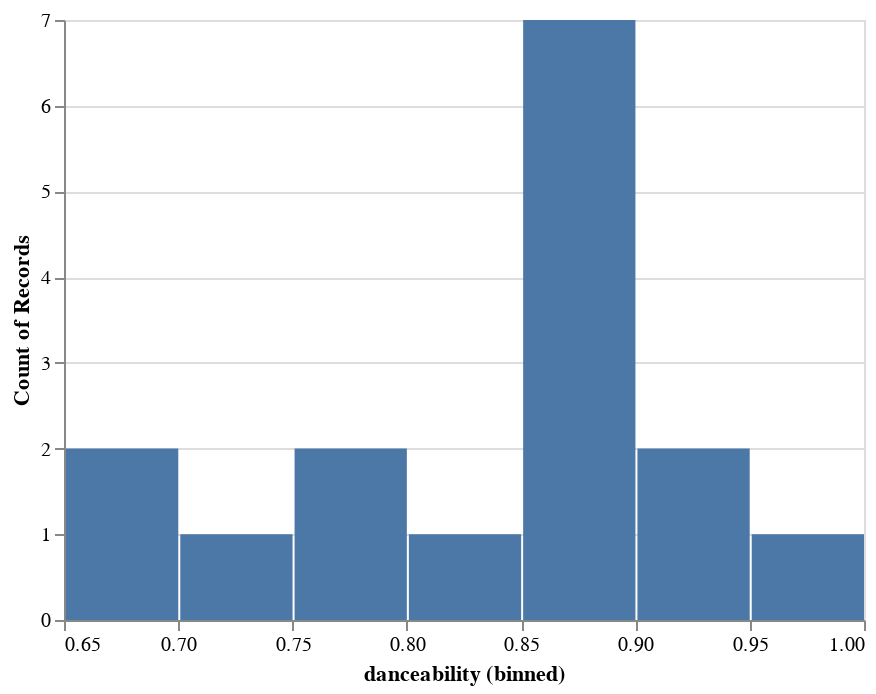

The notebook cell this image was saved under:
### Markdown cell above
Alternatively, we can use **Altair's built-in bin method** of the Chart object to produce more standard binning. This is typically useful when creating a Histogram.

You can learn more about binning and histograms in Altair [here](https://altair-viz.github.io/gallery/simple_histogram.html).

Here's an example:

### Code cell
alt.Chart(feature_based_tracks).mark_bar().encode(
    alt.X("danceability", bin=True),
    y='count()',
)

### Figure 1 — Vega-Lite specification as saved in the notebook (floating-point values rounded to 4 significant figures)
{"config": {"view": {"continuousWidth": 400, "continuousHeight": 300}}, "data": {"name": "data-5c818dcb123d087eff969d9307d2dc6d"}, "mark": "bar", "encoding": {"x": {"type": "quantitative", "bin": true, "field": "danceability"}, "y": {"type": "quantitative", "aggregate": "count"}}, "$schema": "https://vega.github.io/schema/vega-lite/v4.8.1.json", "datasets": {"data-5c818dcb123d087eff969d9307d2dc6d": [{"artist": "Shaggy", "album": "Boombastic", "track_name": "Boombastic", "track_id": "4fxF8ljwryMZX5c9EKrLFE", "danceability": 0.867, "energy": 0.538, "key": 2, "loudness": -16.18, "mode": 1, "speechiness": 0.361, "instrumentalness": 1.75e-05, "liveness": 0.316, "valence": 0.781, "tempo": 158.3, "duration_ms": 249933, "time_signature": 4, "dance_tune": true, "energy_tune": false}, {"artist": "Ini Kamoze", "album": "Here Comes The Hotstepper", "track_name": "Here Comes the Hotstepper - Heartical Mix", "track_id": "3QRM0qZB7oMYavveH0iEqx", "danceability": 0.889, "energy": 0.454, "key": 4, "loudness": -8.598, "mode": 0, "speechiness": 0.221, "instrumentalness": 0.000186, "liveness": 0.203, "valence": 0.436, "tempo": 100.4, "duration_ms": 250467, "time_signature": 4, "dance_tune": true, "energy_tune": false}, {"artist": "Shaggy", "album": "Boombastic", "track_name": "In The Summertime", "track_id": "726KAdf3k8Ce8W95O38XNI", "danceability": 0.734, "energy": 0.684, "key": 1, "loudness": -13.82, "mode": 1, "speechiness": 0.227, "instrumentalness": 0.0, "liveness": 0.0497, "valence": 0.962, "tempo": 173.6, "duration_ms": 238360, "time_signature": 4, "dance_tune": false, "energy_tune": false}, {"artist": "Afroman", "album": "Waiting to Inhale", "track_name": "Colt 40ty Fiva", "track_id": "3hody5PjTIzwoiV3hnAvWL", "danceability": 0.666, "energy": 0.751, "key": 0, "loudness": -5.355, "mode": 0, "speechiness": 0.216, "instrumentalness": 0.0, "liveness": 0.294, "valence": 0.607, "tempo": 175.9, "duration_ms": 201440, "time_signature": 4, "dance_tune": false, "energy_tune": true}, {"artist": "Salt-N-Pepa", "album": "Very Necessary", "track_name": "Shoop", "track_id": "0Pu71wxadDlB8fJXfjIjeJ", "danceability": 0.939, "energy": 0.675, "key": 0, "loudness": -7.232, "mode": 1, "speechiness": 0.211, "instrumentalness": 0.0, "liveness": 0.0565, "valence": 0.795, "tempo": 96.92, "duration_ms": 248573, "time_signature": 4, "dance_tune": true, "energy_tune": false}, {"artist": "Shaggy", "album": "The Boombastic Collection - Best of Shaggy", "track_name": "It Wasn't Me", "track_id": "0OaunKfsxkgBvPv68jBbmm", "danceability": 0.852, "energy": 0.604, "key": 0, "loudness": -4.569, "mode": 1, "speechiness": 0.0642, "instrumentalness": 0.0, "liveness": 0.327, "valence": 0.667, "tempo": 94.76, "duration_ms": 227547, "time_signature": 4, "dance_tune": true, "energy_tune": false}, {"artist": "House Of Pain", "album": "House of Pain (Fine Malt Lyrics)", "track_name": "Jump Around", "track_id": "3TZwjdclvWt7iPJUnMpgcs", "danceability": 0.854, "energy": 0.71, "key": 4, "loudness": -6.32, "mode": 0, "speechiness": 0.0793, "instrumentalness": 8.72e-05, "liveness": 0.166, "valence": 0.818, "tempo": 106.9, "duration_ms": 214947, "time_signature": 4, "dance_tune": true, "energy_tune": false}, {"artist": "Vanilla Ice", "album": "Ice Ice Baby", "track_name": "Ice Ice Baby - Radio Edit", "track_id": "3sy0rren2cVFNfkDxa0q2e", "danceability": 0.977, "energy": 0.488, "key": 2, "loudness": -15.96, "mode": 1, "speechiness": 0.12, "instrumentalness": 0.0, "liveness": 0.0826, "valence": 0.77, "tempo": 115.7, "duration_ms": 231773, "time_signature": 4, "dance_tune": true, "energy_tune": false}, {"artist": "Beastie Boys", "album": "Ill Communication", "track_name": "Sure Shot", "track_id": "21REQ1bCUWphT2QK3bLWYQ", "danceability": 0.692, "energy": 0.799, "key": 1, "loudness": -7.924, "mode": 1, "speechiness": 0.164, "instrumentalness": 0.0, "liveness": 0.301, "valence": 0.549, "tempo": 97.98, "duration_ms": 199667, "time_signature": 4, "dance_tune": false, "energy_tune": true}, {"artist": "Afroman", "album": "The Good Times", "track_name": "Crazy Rap (Colt 45 & 2 Zig Zags)", "track_id": "1ACZpHI5vZ5Ea4xGlkdGWM", "danceability": 0.927, "energy": 0.367, "key": 9, "loudness": -7.797, "mode": 1, "speechiness": 0.382, "instrumentalness": 0.0, "liveness": 0.132, "valence": 0.576, "tempo": 99.05, "duration_ms": 328667, "time_signature": 4, "dance_tune": true, "energy_tune": false}, {"artist": "N.W.A.", "album": "Straight Outta Compton", "track_name": "Straight Outta Compton", "track_id": "5QKM7U6l7bMdJItolkM4x4", "danceability": 0.779, "energy": 0.984, "key": 5, "loudness": -2.381, "mode": 0, "speechiness": 0.212, "instrumentalness": 0.0, "liveness": 0.534, "valence": 0.402, "tempo": 102.1, "duration_ms": 243333, "time_signature": 4, "dance_tune": true, "energy_tune": true}, {"artist": "Vanilla Ice", "album": "To The Extreme", "track_name": "Play That Funky Music", "track_id": "1Ezs8eYxuZjhlgyoI1Bo76", "danceability": 0.851, "energy": 0.514, "key": 4, "loudness": -15.28, "mode": 0, "speechiness": 0.165, "instrumentalness": 3.58e-06, "liveness": 0.381, "valence": 0.573, "tempo": 100.4, "duration_ms": 285800, "time_signature": 4, "dance_tune": true, "energy_tune": false}, {"artist": "Naughty By Nature", "album": "19 Naughty III", "track_name": "Hip Hop Hooray", "track_id": "1w29UTa5uUvIri2tWtZ12Y", "danceability": 0.862, "energy": 0.642, "key": 6, "loudness": -13.65, "mode": 0, "speechiness": 0.101, "instrumentalness": 0.0, "liveness": 0.272, "valence": 0.765, "tempo": 99.2, "duration_ms": 267267, "time_signature": 4, "dance_tune": true, "energy_tune": false}, {"artist": "Toots & The Maytals", "album": "Funky Kingston", "track_name": "Funky Kingston", "track_id": "26WPI2aksB9XdqmeLfca5z", "danceability": 0.777, "energy": 0.458, "key": 11, "loudness": -12.36, "mode": 1, "speechiness": 0.0841, "instrumentalness": 0.00295, "liveness": 0.0423, "valence": 0.961, "tempo": 99.05, "duration_ms": 295667, "time_signature": 4, "dance_tune": true, "energy_tune": false}, {"artist": "Falz", "album": "Moral Instruction", "track_name": "Follow Follow", "track_id": "3bdI204XePeCKFfm49qh7d", "danceability": 0.803, "energy": 0.882, "key": 7, "loudness": -7.394, "mode": 1, "speechiness": 0.413, "instrumentalness": 1.06e-05, "liveness": 0.359, "valence": 0.804, "tempo": 127.2, "duration_ms": 157480, "time_signature": 4, "dance_tune": true, "energy_tune": true}, {"artist": "Blackstreet", "album": "Another Level", "track_name": "No Diggity", "track_id": "6MdqqkQ8sSC0WB4i8PyRuQ", "danceability": 0.867, "energy": 0.646, "key": 1, "loudness": -4.674, "mode": 0, "speechiness": 0.288, "instrumentalness": 0.0, "liveness": 0.279, "valence": 0.67, "tempo": 88.63, "duration_ms": 304600, "time_signature": 4, "dance_tune": true, "energy_tune": false}]}}
